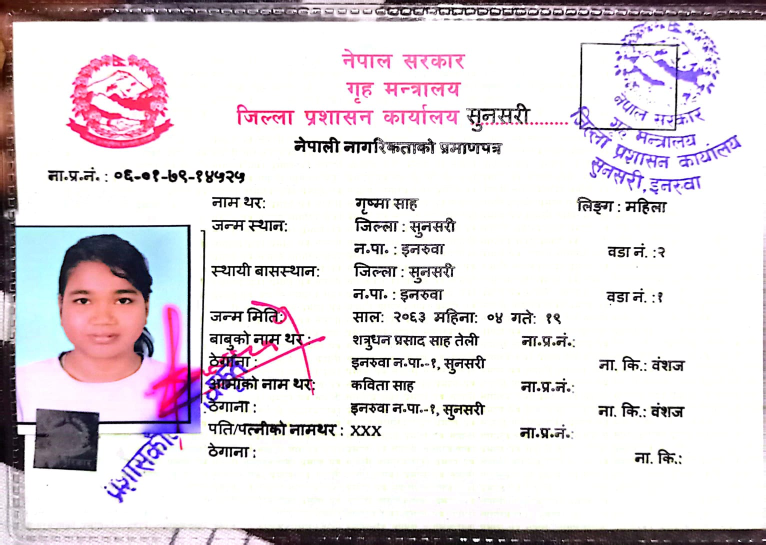
#> input picture Backend/sample.jpeg, 1531 x 1090 px, given in place of ., which was not available (shown at 1/2 size)
$ python -i utils.py   (imports and definitions only)
#> lines starting #> are read from the running program, lines starting #| are printed output that depends on the picture; after the words box and inside, x2 and y2 are one past the last pixel; in counts of white or black regions, pixels touching at a corner belong together; pictures that were not available may be replaced by others from this repository, and a replacement may not be noted
import sys
import cv2
import pytesseract
import re
from difflib import SequenceMatcher

if sys.platform == "win32":
    pytesseract.pytesseract.tesseract_cmd = r"C:\Program Files\Tesseract-OCR\tesseract.exe"
else:
    pytesseract.pytesseract.tesseract_cmd = "/usr/bin/tesseract"


def normalize_nepali_digits(text):
    nepali_to_english = {
        "०": "0", "१": "1", "२": "2", "३": "3", "४": "4",
        "५": "5", "६": "6", "७": "7", "८": "8", "९": "9"
    }

    for nep, eng in nepali_to_english.items():
        text = text.replace(nep, eng)

    return text


def clean_name(text):
    if not text:
        return None

    nepali_chars = re.findall(r"[\u0900-\u097F]+", text)

    if not nepali_chars:
        return None

    name = "".join(nepali_chars)
    name = name.lstrip("ःयरथनम")

    return name.strip()


def extract_text(image_path):
#> called with image_path = '.'
    img = cv2.imread(image_path)
#> img is the input picture: shape (1090, 1531, 3); mean B, G, R 220.9, 215.4, 223.4
    img = cv2.resize(img, None, fx=2, fy=2, interpolation=cv2.INTER_CUBIC)
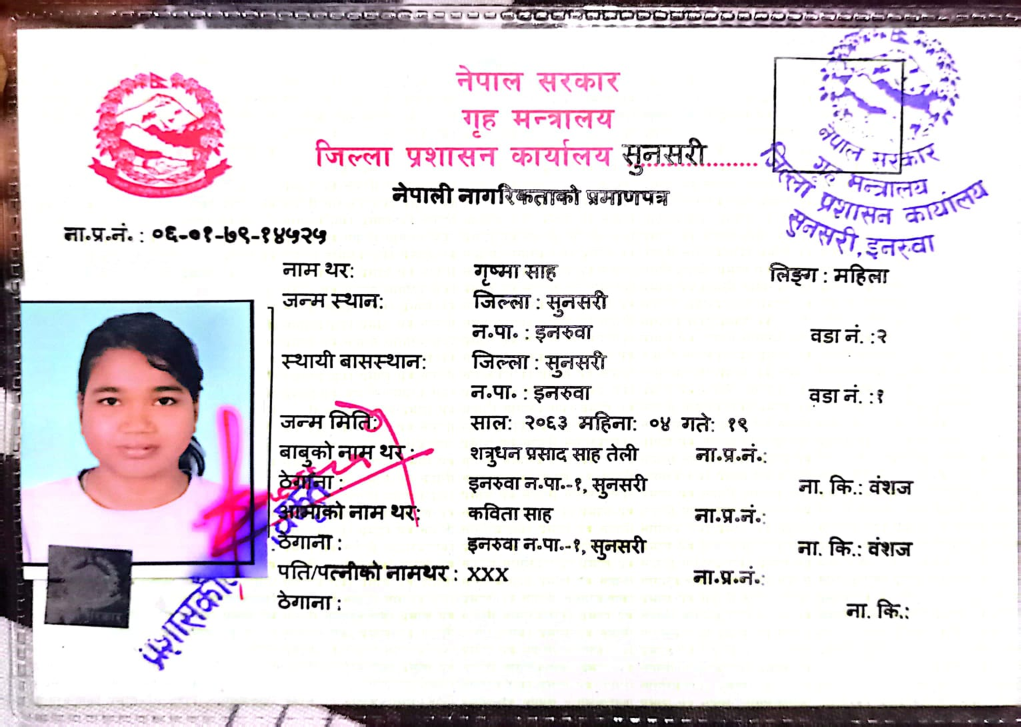
#> img: shape (2180, 3062, 3) (shown at 1/3 size); mean B, G, R 220.8, 215.4, 223.3

    gray = cv2.cvtColor(img, cv2.COLOR_BGR2GRAY)
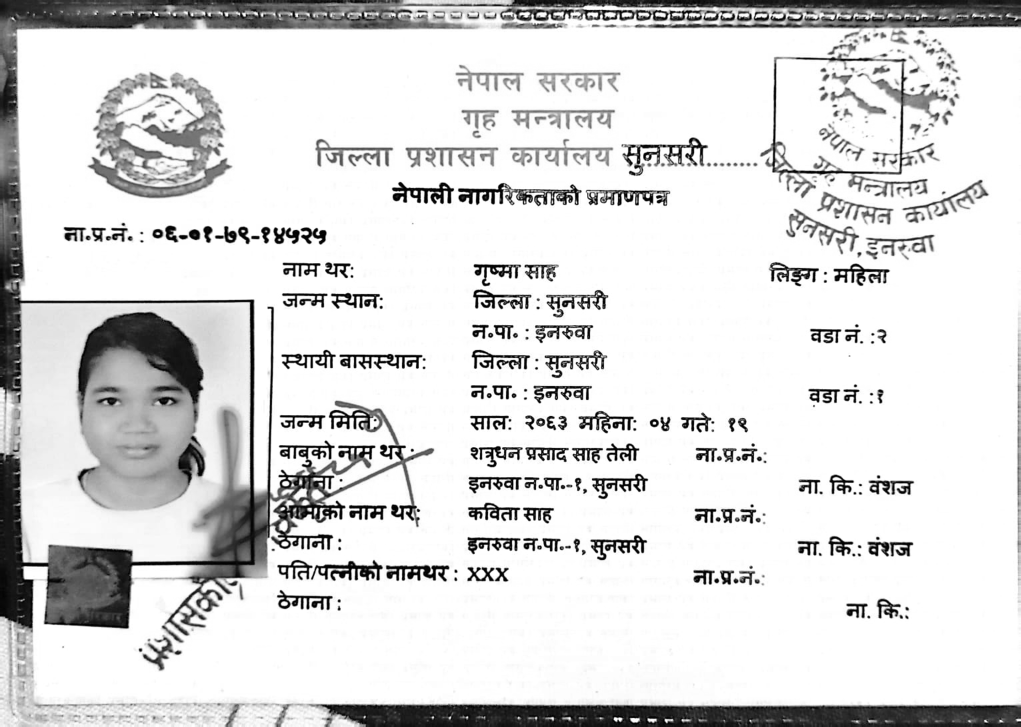
#> gray: shape (2180, 3062) (shown at 1/3 size); min 0, max 255, mean 218.4
    gray = cv2.GaussianBlur(gray, (5, 5), 0)

    _, thresh = cv2.threshold(gray, 150, 255, cv2.THRESH_BINARY)
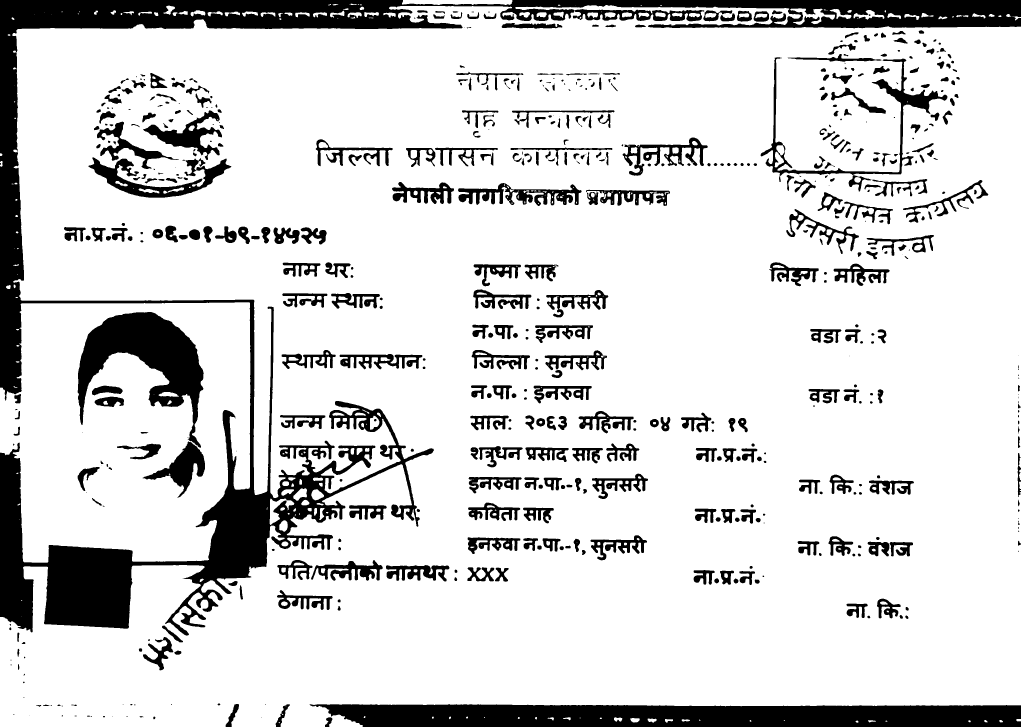
#> thresh: shape (2180, 3062) (shown at 1/3 size); 84.1% white; 585 black regions (89 under 20 px), largest, box (x1, y1, x2, y2) and area: (0, 0, 3062, 1907) 474869, (929, 2112, 3062, 2180) 129109, (233, 936, 611, 1343) 62358

#> (the run stopped early here; a loop or call above may not have finished)
